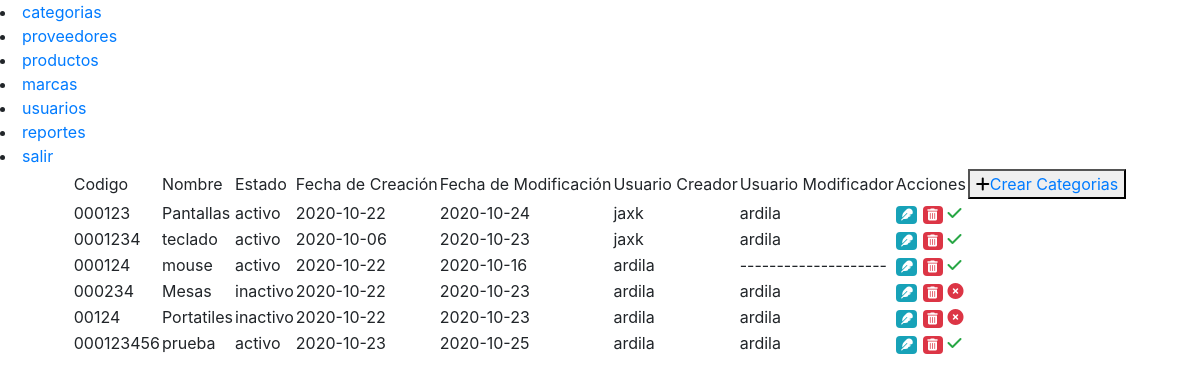
The page /codigo/pre_consultar_categorias.php?yes=y (signed in) on the database as committed earlier.
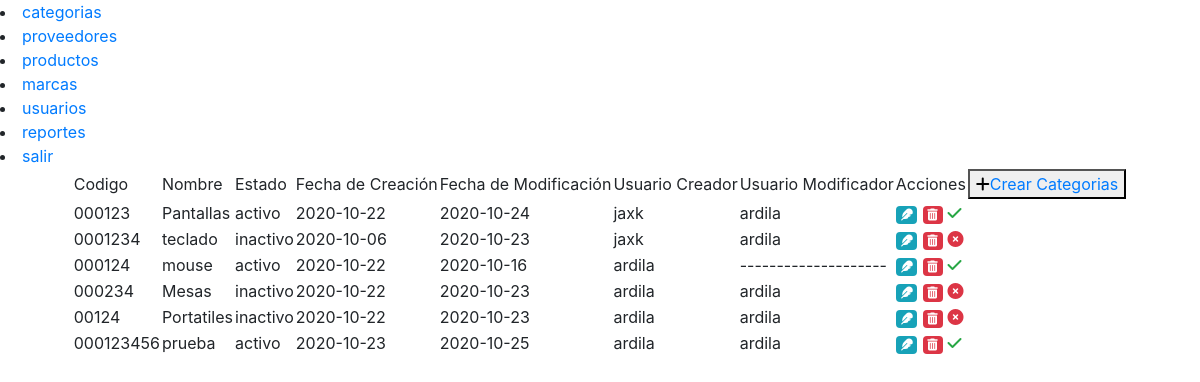
The same page on the database as committed later.
### tables this page shows
CREATE TABLE IF NOT EXISTS `categorias` (
  `id_categorias` int(5) NOT NULL AUTO_INCREMENT,
  `codigo_categoria` varchar(15) NOT NULL,
  `fecha_creacion` date NOT NULL,
  `fecha_modificacion` date DEFAULT NULL,
  `usuario_modificacion` varchar(10) NOT NULL,
  `cat_descripcion` varchar(100) NOT NULL,
  `usuario_creacion` varchar(10) NOT NULL,
  `fk_id_estado` varchar(5) NOT NULL,
  PRIMARY KEY (`id_categorias`)
);

### codigo/pre_consultar_categorias.php (the view, shortened to what this page needs)
<!DOCTYPE html>
<html lang="en">
<head>
</head>
<body>
   <div id="banner">
    <?php
    include("banner_admin.php");
    ?>
   </div>
   <div id="body" align="center">
    <table>
    <tr>
        <td>Codigo</td>
        <td>Nombre</td>
        <td>Estado</td>
        <td>Fecha de Creaci&oacute;n</td>
        <td>Fecha de Modificaci&oacuten</td>
        <td>Usuario Creador</td>
        <td>Usuario Modificador</td>
        <td colspan="3">Acciones</td>
        <td><button type="submit"><i class="fas fa-plus"></i><a href="pre_crear_categorias.php">Crear Categorias</a></button></td>
    </tr>
    <?php
    include("conexion.php");
    $consulta="SELECT * FROM categorias";
    if(!$resultado=$db->query($consulta)){
    die('hay un error con la consulta o los datos no existen vuelve a comprobar !!![' . $db->error . ']');
    }
    while($fila=$resultado->fetch_assoc()){
        $bcodigo=stripslashes($fila['codigo_categoria']);
        $bdescripcion=stripslashes($fila['cat_descripcion']);
        $bfecha_creacion=stripslashes($fila['fecha_creacion']);
        $bfecha_modificacion=stripslashes($fila['fecha_modificacion']);
        $busuario_modificacion=stripslashes($fila['usuario_modificacion']);
        $busuario_creacion=stripslashes($fila['usuario_creacion']);
        $bfk_id_estado=stripslashes($fila['fk_id_estado']);
        $bid_categorias=stripslashes($fila['id_categorias']);
        if($bfk_id_estado=="1"){
            $bfk_id_estado='activo';
        }
        if($bfk_id_estado=="2"){
            $bfk_id_estado='inactivo';
        }
        if($busuario_modificacion==""){
            $busuario_modificacion="--------------------";
        }
        echo "<tr>";
        echo "<td class='id_cat'>$bcodigo</td>";
        echo "<td>$bdescripcion</td>";
        echo "<td>$bfk_id_estado</td>";
        echo "<td>$bfecha_creacion</td>";
        echo "<td>$bfecha_modificacion</td>";
        echo "<td>$busuario_creacion</td>";
        echo "<td>$busuario_modificacion</td>";
        ?>
        <td>
            <a href="#" class="badge badge-info act_btn" cat="<?php echo $bid_categorias; ?>"><i class="fas fa-feather"></i></a>
        </td>
        <td>
            <a href="#" class="badge badge-danger delete_btn"><i class="fas fa-trash-alt"></i></a>
        </td>
        <?php
        if($bfk_id_estado=="activo"){
            echo "<td><a href='neg_cambiar_estado_cat.php?id=$bid_categorias'><i class='fas fa-check text-success'></i></a></td>";
        }
        if($bfk_id_estado=="inactivo"){
            echo "<td><a href='neg_cambiar_estado_cat.php?id=$bid_categorias'><i class='fas fa-times-circle text-danger'></i></a></td>";
        }
        echo "</tr>";
    }
    ?>
 </table>
</div>
</body>
</html>

Rows that differ between the two databases and show on the page:
changed categorias "teclado": fk_id_estado "activo" → "inactivo"
